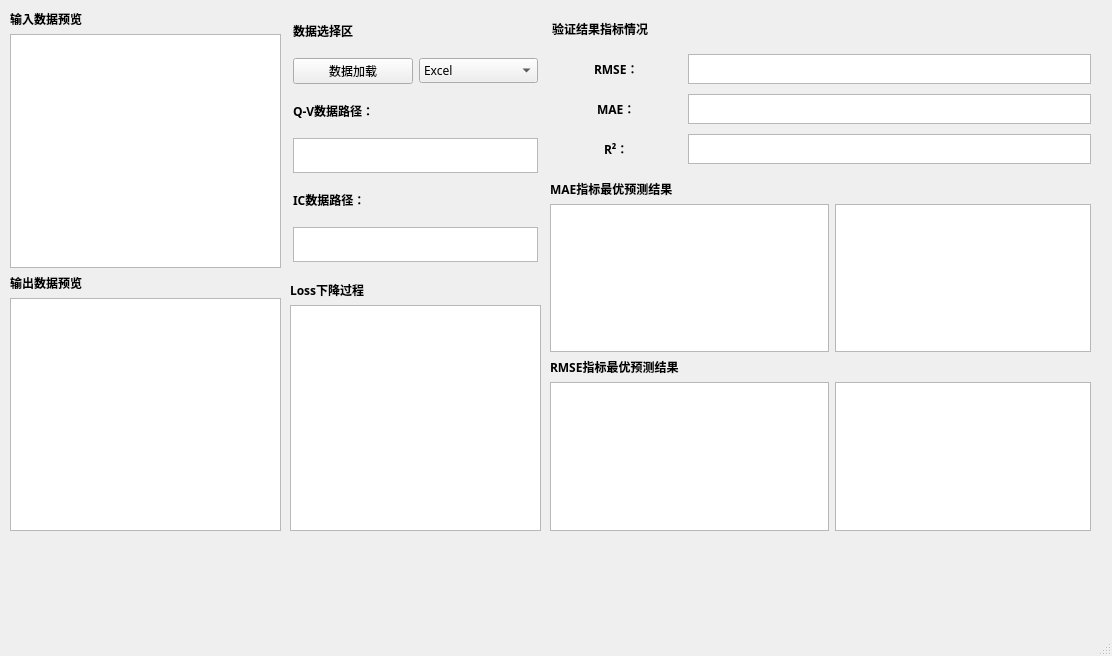
<?xml version="1.0" encoding="UTF-8"?>
<ui version="4.0">
 <class>MainWindow</class>
 <widget class="QMainWindow" name="MainWindow">
  <property name="geometry">
   <rect>
    <x>0</x>
    <y>0</y>
    <width>1112</width>
    <height>656</height>
   </rect>
  </property>
  <property name="windowTitle">
   <string>MainWindow</string>
  </property>
  <widget class="QWidget" name="centralwidget">
   <widget class="QWidget" name="gridLayoutWidget">
    <property name="geometry">
     <rect>
      <x>10</x>
      <y>10</y>
      <width>271</width>
      <height>521</height>
     </rect>
    </property>
    <property name="font">
     <font>
      <family>微软雅黑</family>
     </font>
    </property>
    <layout class="QGridLayout" name="gridLayout">
     <item row="1" column="0">
      <widget class="QGraphicsView" name="graphicsView">
       <property name="font">
        <font>
         <family>微软雅黑</family>
        </font>
       </property>
      </widget>
     </item>
     <item row="3" column="0">
      <widget class="QGraphicsView" name="graphicsView_2">
       <property name="font">
        <font>
         <family>微软雅黑</family>
        </font>
       </property>
      </widget>
     </item>
     <item row="0" column="0">
      <widget class="FluentLabelBase" name="label_4">
       <property name="font">
        <font>
         <family>微软雅黑</family>
         <weight>75</weight>
         <bold>true</bold>
        </font>
       </property>
       <property name="text">
        <string>输入数据预览</string>
       </property>
       <property name="margin">
        <number>2</number>
       </property>
      </widget>
     </item>
     <item row="2" column="0">
      <widget class="FluentLabelBase" name="label_5">
       <property name="font">
        <font>
         <family>微软雅黑</family>
         <weight>75</weight>
         <bold>true</bold>
        </font>
       </property>
       <property name="text">
        <string>输出数据预览</string>
       </property>
       <property name="margin">
        <number>2</number>
       </property>
      </widget>
     </item>
    </layout>
   </widget>
   <widget class="QWidget" name="gridLayoutWidget_2">
    <property name="geometry">
     <rect>
      <x>290</x>
      <y>10</y>
      <width>249</width>
      <height>261</height>
     </rect>
    </property>
    <property name="font">
     <font>
      <family>微软雅黑</family>
     </font>
    </property>
    <layout class="QGridLayout" name="gridLayout_3">
     <property name="leftMargin">
      <number>3</number>
     </property>
     <property name="rightMargin">
      <number>1</number>
     </property>
     <item row="1" column="1">
      <widget class="ComboBox" name="comboBox">
       <property name="font">
        <font>
         <family>微软雅黑</family>
        </font>
       </property>
       <item>
        <property name="text">
         <string>Excel</string>
        </property>
       </item>
       <item>
        <property name="text">
         <string>TXT</string>
        </property>
       </item>
      </widget>
     </item>
     <item row="5" column="0" colspan="2">
      <widget class="FluentLabelBase" name="label_3">
       <property name="sizePolicy">
        <sizepolicy hsizetype="Preferred" vsizetype="Minimum">
         <horstretch>19</horstretch>
         <verstretch>0</verstretch>
        </sizepolicy>
       </property>
       <property name="maximumSize">
        <size>
         <width>16777215</width>
         <height>30</height>
        </size>
       </property>
       <property name="font">
        <font>
         <family>微软雅黑</family>
         <weight>75</weight>
         <bold>true</bold>
        </font>
       </property>
       <property name="text">
        <string>IC数据路径：</string>
       </property>
       <property name="margin">
        <number>1</number>
       </property>
      </widget>
     </item>
     <item row="0" column="0" colspan="2">
      <widget class="FluentLabelBase" name="label">
       <property name="sizePolicy">
        <sizepolicy hsizetype="Fixed" vsizetype="Minimum">
         <horstretch>19</horstretch>
         <verstretch>0</verstretch>
        </sizepolicy>
       </property>
       <property name="maximumSize">
        <size>
         <width>200000</width>
         <height>30</height>
        </size>
       </property>
       <property name="font">
        <font>
         <family>微软雅黑</family>
         <weight>75</weight>
         <bold>true</bold>
        </font>
       </property>
       <property name="text">
        <string>数据选择区</string>
       </property>
       <property name="margin">
        <number>1</number>
       </property>
      </widget>
     </item>
     <item row="3" column="0" colspan="2">
      <widget class="FluentLabelBase" name="label_2">
       <property name="sizePolicy">
        <sizepolicy hsizetype="Preferred" vsizetype="Minimum">
         <horstretch>19</horstretch>
         <verstretch>0</verstretch>
        </sizepolicy>
       </property>
       <property name="maximumSize">
        <size>
         <width>16777215</width>
         <height>30</height>
        </size>
       </property>
       <property name="font">
        <font>
         <family>微软雅黑</family>
         <weight>75</weight>
         <bold>true</bold>
        </font>
       </property>
       <property name="text">
        <string>Q-V数据路径：</string>
       </property>
       <property name="margin">
        <number>1</number>
       </property>
      </widget>
     </item>
     <item row="1" column="0">
      <widget class="PushButton" name="pushButton">
       <property name="sizePolicy">
        <sizepolicy hsizetype="Preferred" vsizetype="Fixed">
         <horstretch>0</horstretch>
         <verstretch>0</verstretch>
        </sizepolicy>
       </property>
       <property name="font">
        <font>
         <family>Segoe UI</family>
        </font>
       </property>
       <property name="text">
        <string>数据加载</string>
       </property>
       <property name="openFileDialog" stdset="0">
        <string/>
       </property>
      </widget>
     </item>
     <item row="4" column="0" colspan="2">
      <widget class="QTextBrowser" name="textBrowser">
       <property name="sizePolicy">
        <sizepolicy hsizetype="Expanding" vsizetype="Preferred">
         <horstretch>0</horstretch>
         <verstretch>0</verstretch>
        </sizepolicy>
       </property>
       <property name="maximumSize">
        <size>
         <width>16777215</width>
         <height>35</height>
        </size>
       </property>
      </widget>
     </item>
     <item row="6" column="0" colspan="2">
      <widget class="QTextBrowser" name="textBrowser_2">
       <property name="sizePolicy">
        <sizepolicy hsizetype="Expanding" vsizetype="Preferred">
         <horstretch>0</horstretch>
         <verstretch>0</verstretch>
        </sizepolicy>
       </property>
       <property name="maximumSize">
        <size>
         <width>16777215</width>
         <height>35</height>
        </size>
       </property>
      </widget>
     </item>
    </layout>
   </widget>
   <widget class="QWidget" name="gridLayoutWidget_3">
    <property name="geometry">
     <rect>
      <x>290</x>
      <y>280</y>
      <width>251</width>
      <height>251</height>
     </rect>
    </property>
    <layout class="QGridLayout" name="gridLayout_4">
     <item row="0" column="0">
      <widget class="FluentLabelBase" name="label_7">
       <property name="sizePolicy">
        <sizepolicy hsizetype="Preferred" vsizetype="Minimum">
         <horstretch>19</horstretch>
         <verstretch>0</verstretch>
        </sizepolicy>
       </property>
       <property name="maximumSize">
        <size>
         <width>16777215</width>
         <height>30</height>
        </size>
       </property>
       <property name="font">
        <font>
         <family>微软雅黑</family>
         <weight>75</weight>
         <bold>true</bold>
        </font>
       </property>
       <property name="text">
        <string>Loss下降过程</string>
       </property>
       <property name="margin">
        <number>1</number>
       </property>
      </widget>
     </item>
     <item row="1" column="0">
      <widget class="QGraphicsView" name="graphicsView_3">
       <property name="sizePolicy">
        <sizepolicy hsizetype="Expanding" vsizetype="Preferred">
         <horstretch>0</horstretch>
         <verstretch>5</verstretch>
        </sizepolicy>
       </property>
       <property name="maximumSize">
        <size>
         <width>16777215</width>
         <height>226</height>
        </size>
       </property>
      </widget>
     </item>
    </layout>
   </widget>
   <widget class="QWidget" name="gridLayoutWidget_4">
    <property name="geometry">
     <rect>
      <x>550</x>
      <y>10</y>
      <width>541</width>
      <height>161</height>
     </rect>
    </property>
    <layout class="QGridLayout" name="gridLayout_2">
     <property name="leftMargin">
      <number>2</number>
     </property>
     <item row="2" column="0" alignment="Qt::AlignHCenter">
      <widget class="FluentLabelBase" name="label_8">
       <property name="sizePolicy">
        <sizepolicy hsizetype="Fixed" vsizetype="Minimum">
         <horstretch>19</horstretch>
         <verstretch>0</verstretch>
        </sizepolicy>
       </property>
       <property name="maximumSize">
        <size>
         <width>60</width>
         <height>30</height>
        </size>
       </property>
       <property name="font">
        <font>
         <family>微软雅黑</family>
         <weight>75</weight>
         <bold>true</bold>
        </font>
       </property>
       <property name="text">
        <string>MAE：</string>
       </property>
       <property name="margin">
        <number>1</number>
       </property>
      </widget>
     </item>
     <item row="1" column="0" alignment="Qt::AlignHCenter">
      <widget class="FluentLabelBase" name="label_9">
       <property name="sizePolicy">
        <sizepolicy hsizetype="Fixed" vsizetype="Minimum">
         <horstretch>19</horstretch>
         <verstretch>0</verstretch>
        </sizepolicy>
       </property>
       <property name="maximumSize">
        <size>
         <width>60</width>
         <height>30</height>
        </size>
       </property>
       <property name="font">
        <font>
         <family>微软雅黑</family>
         <weight>75</weight>
         <bold>true</bold>
        </font>
       </property>
       <property name="text">
        <string>RMSE：</string>
       </property>
       <property name="margin">
        <number>1</number>
       </property>
      </widget>
     </item>
     <item row="0" column="0">
      <widget class="FluentLabelBase" name="label_6">
       <property name="sizePolicy">
        <sizepolicy hsizetype="Preferred" vsizetype="Minimum">
         <horstretch>19</horstretch>
         <verstretch>0</verstretch>
        </sizepolicy>
       </property>
       <property name="maximumSize">
        <size>
         <width>130</width>
         <height>30</height>
        </size>
       </property>
       <property name="font">
        <font>
         <family>微软雅黑</family>
         <weight>75</weight>
         <bold>true</bold>
        </font>
       </property>
       <property name="text">
        <string>验证结果指标情况</string>
       </property>
       <property name="margin">
        <number>1</number>
       </property>
      </widget>
     </item>
     <item row="3" column="0" alignment="Qt::AlignHCenter">
      <widget class="FluentLabelBase" name="label_10">
       <property name="sizePolicy">
        <sizepolicy hsizetype="Fixed" vsizetype="Minimum">
         <horstretch>19</horstretch>
         <verstretch>0</verstretch>
        </sizepolicy>
       </property>
       <property name="maximumSize">
        <size>
         <width>60</width>
         <height>30</height>
        </size>
       </property>
       <property name="font">
        <font>
         <family>微软雅黑</family>
         <weight>75</weight>
         <bold>true</bold>
        </font>
       </property>
       <property name="text">
        <string>R²：</string>
       </property>
       <property name="margin">
        <number>1</number>
       </property>
      </widget>
     </item>
     <item row="3" column="1">
      <widget class="QTextBrowser" name="textBrowser_4">
       <property name="sizePolicy">
        <sizepolicy hsizetype="Expanding" vsizetype="Maximum">
         <horstretch>0</horstretch>
         <verstretch>0</verstretch>
        </sizepolicy>
       </property>
       <property name="maximumSize">
        <size>
         <width>16777215</width>
         <height>30</height>
        </size>
       </property>
      </widget>
     </item>
     <item row="1" column="1">
      <widget class="QTextBrowser" name="textBrowser">
       <property name="sizePolicy">
        <sizepolicy hsizetype="Expanding" vsizetype="Maximum">
         <horstretch>0</horstretch>
         <verstretch>0</verstretch>
        </sizepolicy>
       </property>
       <property name="maximumSize">
        <size>
         <width>16777215</width>
         <height>30</height>
        </size>
       </property>
      </widget>
     </item>
     <item row="2" column="1">
      <widget class="QTextBrowser" name="textBrowser_3">
       <property name="sizePolicy">
        <sizepolicy hsizetype="Expanding" vsizetype="Maximum">
         <horstretch>0</horstretch>
         <verstretch>0</verstretch>
        </sizepolicy>
       </property>
       <property name="maximumSize">
        <size>
         <width>16777215</width>
         <height>30</height>
        </size>
       </property>
      </widget>
     </item>
    </layout>
   </widget>
   <widget class="QWidget" name="gridLayoutWidget_5">
    <property name="geometry">
     <rect>
      <x>550</x>
      <y>180</y>
      <width>541</width>
      <height>351</height>
     </rect>
    </property>
    <layout class="QGridLayout" name="gridLayout_5">
     <item row="1" column="1">
      <widget class="QGraphicsView" name="graphicsView_5">
       <property name="sizePolicy">
        <sizepolicy hsizetype="Preferred" vsizetype="Preferred">
         <horstretch>0</horstretch>
         <verstretch>0</verstretch>
        </sizepolicy>
       </property>
      </widget>
     </item>
     <item row="1" column="0">
      <widget class="QGraphicsView" name="graphicsView_4">
       <property name="sizePolicy">
        <sizepolicy hsizetype="Preferred" vsizetype="Preferred">
         <horstretch>0</horstretch>
         <verstretch>0</verstretch>
        </sizepolicy>
       </property>
      </widget>
     </item>
     <item row="2" column="0">
      <widget class="QLabel" name="label_13">
       <property name="sizePolicy">
        <sizepolicy hsizetype="Fixed" vsizetype="Minimum">
         <horstretch>19</horstretch>
         <verstretch>0</verstretch>
        </sizepolicy>
       </property>
       <property name="maximumSize">
        <size>
         <width>200000</width>
         <height>30</height>
        </size>
       </property>
       <property name="font">
        <font>
         <family>微软雅黑</family>
         <weight>75</weight>
         <bold>true</bold>
        </font>
       </property>
       <property name="text">
        <string>RMSE指标最优预测结果</string>
       </property>
       <property name="margin">
        <number>1</number>
       </property>
      </widget>
     </item>
     <item row="0" column="0">
      <widget class="FluentLabelBase" name="label_11">
       <property name="sizePolicy">
        <sizepolicy hsizetype="Fixed" vsizetype="Minimum">
         <horstretch>19</horstretch>
         <verstretch>0</verstretch>
        </sizepolicy>
       </property>
       <property name="maximumSize">
        <size>
         <width>200000</width>
         <height>30</height>
        </size>
       </property>
       <property name="font">
        <font>
         <family>微软雅黑</family>
         <weight>75</weight>
         <bold>true</bold>
        </font>
       </property>
       <property name="text">
        <string>MAE指标最优预测结果</string>
       </property>
       <property name="margin">
        <number>1</number>
       </property>
      </widget>
     </item>
     <item row="3" column="0">
      <widget class="QGraphicsView" name="graphicsView_6">
       <property name="sizePolicy">
        <sizepolicy hsizetype="Preferred" vsizetype="Preferred">
         <horstretch>0</horstretch>
         <verstretch>0</verstretch>
        </sizepolicy>
       </property>
      </widget>
     </item>
     <item row="3" column="1">
      <widget class="QGraphicsView" name="graphicsView_7">
       <property name="sizePolicy">
        <sizepolicy hsizetype="Preferred" vsizetype="Preferred">
         <horstretch>0</horstretch>
         <verstretch>0</verstretch>
        </sizepolicy>
       </property>
      </widget>
     </item>
    </layout>
   </widget>
  </widget>
  <widget class="QMenuBar" name="menubar">
   <property name="geometry">
    <rect>
     <x>0</x>
     <y>0</y>
     <width>1112</width>
     <height>26</height>
    </rect>
   </property>
  </widget>
  <widget class="QStatusBar" name="statusbar"/>
 </widget>
 <customwidgets>
  <customwidget>
   <class>PushButton</class>
   <extends>QPushButton</extends>
   <header>qfluentwidgets</header>
  </customwidget>
  <customwidget>
   <class>ComboBox</class>
   <extends>QComboBox</extends>
   <header>qfluentwidgets</header>
  </customwidget>
  <customwidget>
   <class>FluentLabelBase</class>
   <extends>QLabel</extends>
   <header>qfluentwidgets</header>
  </customwidget>
 </customwidgets>
 <resources/>
 <connections>
  <connection>
   <sender>pushButton</sender>
   <signal>clicked()</signal>
   <receiver>MainWindow</receiver>
   <slot>choosefile()</slot>
   <hints>
    <hint type="sourcelabel">
     <x>383</x>
     <y>97</y>
    </hint>
    <hint type="destinationlabel">
     <x>594</x>
     <y>61</y>
    </hint>
   </hints>
  </connection>
 </connections>
 <slots>
  <slot>choosefile()</slot>
 </slots>
</ui>
